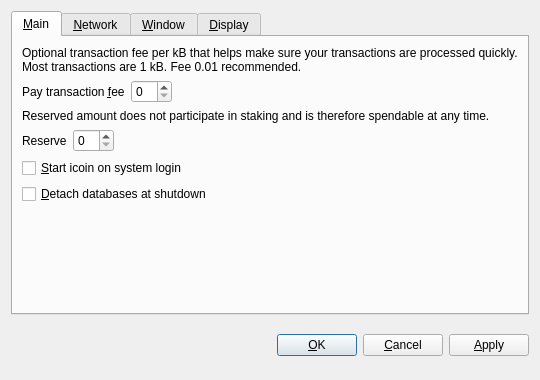
<?xml version="1.0" encoding="UTF-8"?>
<ui version="4.0">
 <class>OptionsDialog</class>
 <widget class="QDialog" name="OptionsDialog">
  <property name="geometry">
   <rect>
    <x>0</x>
    <y>0</y>
    <width>540</width>
    <height>380</height>
   </rect>
  </property>
  <property name="windowTitle">
   <string>Options</string>
  </property>
  <property name="modal">
   <bool>true</bool>
  </property>
  <layout class="QVBoxLayout" name="verticalLayout">
   <item>
    <widget class="QTabWidget" name="tabWidget">
     <property name="tabPosition">
      <enum>QTabWidget::North</enum>
     </property>
     <property name="currentIndex">
      <number>0</number>
     </property>
     <widget class="QWidget" name="tabMain">
      <attribute name="title">
       <string>&amp;Main</string>
      </attribute>
      <layout class="QVBoxLayout" name="verticalLayout_Main">
       <item>
        <widget class="QLabel" name="transactionFeeInfoLabel">
         <property name="text">
          <string>Optional transaction fee per kB that helps make sure your transactions are processed quickly. Most transactions are 1 kB. Fee 0.01 recommended.</string>
         </property>
         <property name="textFormat">
          <enum>Qt::PlainText</enum>
         </property>
         <property name="wordWrap">
          <bool>true</bool>
         </property>
        </widget>
       </item>
       <item>
        <layout class="QHBoxLayout" name="horizontalLayoutFee">
         <item>
          <widget class="QLabel" name="transactionFeeLabel">
           <property name="text">
            <string>Pay transaction &amp;fee</string>
           </property>
           <property name="textFormat">
            <enum>Qt::PlainText</enum>
           </property>
           <property name="buddy">
            <cstring>transactionFee</cstring>
           </property>
          </widget>
         </item>
         <item>
          <widget class="BitcoinAmountField" name="transactionFee"/>
         </item>
         <item>
          <spacer name="horizontalSpacerFee">
           <property name="orientation">
            <enum>Qt::Horizontal</enum>
           </property>
           <property name="sizeHint" stdset="0">
            <size>
             <width>40</width>
             <height>20</height>
            </size>
           </property>
          </spacer>
         </item>
        </layout>
       </item>
       <item>
        <widget class="QLabel" name="reserveBalanceInfoLabel">
         <property name="text">
          <string>Reserved amount does not participate in staking and is therefore spendable at any time.</string>
         </property>
         <property name="textFormat">
          <enum>Qt::PlainText</enum>
         </property>
         <property name="wordWrap">
          <bool>true</bool>
         </property>
        </widget>
       </item>
       <item>
        <layout class="QHBoxLayout" name="horizontalLayoutReserveBalance">
         <item>
          <widget class="QLabel" name="reserveBalanceLabel">
           <property name="text">
            <string>Reserve</string>
           </property>
           <property name="textFormat">
            <enum>Qt::PlainText</enum>
           </property>
           <property name="buddy">
            <cstring>reserveBalance</cstring>
           </property>
          </widget>
         </item>
         <item>
          <widget class="BitcoinAmountField" name="reserveBalance"/>
         </item>
         <item>
          <spacer name="horizontalSpacerReserveBalance">
           <property name="orientation">
            <enum>Qt::Horizontal</enum>
           </property>
           <property name="sizeHint" stdset="0">
            <size>
             <width>40</width>
             <height>20</height>
            </size>
           </property>
          </spacer>
         </item>
        </layout>
       </item>
       <item>
        <widget class="QCheckBox" name="bitcoinAtStartup">
         <property name="toolTip">
          <string>Automatically start icoin after logging in to the system.</string>
         </property>
         <property name="text">
          <string>&amp;Start icoin on system login</string>
         </property>
        </widget>
       </item>
       <item>
        <widget class="QCheckBox" name="detachDatabases">
         <property name="toolTip">
          <string>Detach block and address databases at shutdown. This means they can be moved to another data directory, but it slows down shutdown. The wallet is always detached.</string>
         </property>
         <property name="text">
          <string>&amp;Detach databases at shutdown</string>
         </property>
        </widget>
       </item>
       <item>
        <spacer name="verticalSpacer_Main">
         <property name="orientation">
          <enum>Qt::Vertical</enum>
         </property>
         <property name="sizeHint" stdset="0">
          <size>
           <width>20</width>
           <height>40</height>
          </size>
         </property>
        </spacer>
       </item>
      </layout>
     </widget>
     <widget class="QWidget" name="tabNetwork">
      <attribute name="title">
       <string>&amp;Network</string>
      </attribute>
      <layout class="QVBoxLayout" name="verticalLayout_Network">
       <item>
        <widget class="QCheckBox" name="mapPortUpnp">
         <property name="toolTip">
          <string>Automatically open the icoin client port on the router. This only works when your router supports UPnP and it is enabled.</string>
         </property>
         <property name="text">
          <string>Map port using &amp;UPnP</string>
         </property>
        </widget>
       </item>
       <item>
        <widget class="QCheckBox" name="connectSocks">
         <property name="toolTip">
          <string>Connect to the icoin network through a SOCKS proxy (e.g. when connecting through Tor).</string>
         </property>
         <property name="text">
          <string>&amp;Connect through SOCKS proxy:</string>
         </property>
        </widget>
       </item>
       <item>
        <layout class="QHBoxLayout" name="horizontalLayout_Network">
         <item>
          <widget class="QLabel" name="proxyIpLabel">
           <property name="text">
            <string>Proxy &amp;IP:</string>
           </property>
           <property name="textFormat">
            <enum>Qt::PlainText</enum>
           </property>
           <property name="buddy">
            <cstring>proxyIp</cstring>
           </property>
          </widget>
         </item>
         <item>
          <widget class="QValidatedLineEdit" name="proxyIp">
           <property name="maximumSize">
            <size>
             <width>140</width>
             <height>16777215</height>
            </size>
           </property>
           <property name="toolTip">
            <string>IP address of the proxy (e.g. 127.0.0.1)</string>
           </property>
          </widget>
         </item>
         <item>
          <widget class="QLabel" name="proxyPortLabel">
           <property name="text">
            <string>&amp;Port:</string>
           </property>
           <property name="textFormat">
            <enum>Qt::PlainText</enum>
           </property>
           <property name="buddy">
            <cstring>proxyPort</cstring>
           </property>
          </widget>
         </item>
         <item>
          <widget class="QLineEdit" name="proxyPort">
           <property name="maximumSize">
            <size>
             <width>55</width>
             <height>16777215</height>
            </size>
           </property>
           <property name="toolTip">
            <string>Port of the proxy (e.g. 9050)</string>
           </property>
          </widget>
         </item>
         <item>
          <widget class="QLabel" name="socksVersionLabel">
           <property name="text">
            <string>SOCKS &amp;Version:</string>
           </property>
           <property name="textFormat">
            <enum>Qt::PlainText</enum>
           </property>
           <property name="buddy">
            <cstring>socksVersion</cstring>
           </property>
          </widget>
         </item>
         <item>
          <widget class="QValueComboBox" name="socksVersion">
           <property name="toolTip">
            <string>SOCKS version of the proxy (e.g. 5)</string>
           </property>
          </widget>
         </item>
         <item>
          <spacer name="horizontalSpacer_Network">
           <property name="orientation">
            <enum>Qt::Horizontal</enum>
           </property>
           <property name="sizeHint" stdset="0">
            <size>
             <width>40</width>
             <height>20</height>
            </size>
           </property>
          </spacer>
         </item>
        </layout>
       </item>
       <item>
        <spacer name="verticalSpacer_Network">
         <property name="orientation">
          <enum>Qt::Vertical</enum>
         </property>
         <property name="sizeHint" stdset="0">
          <size>
           <width>20</width>
           <height>40</height>
          </size>
         </property>
        </spacer>
       </item>
      </layout>
     </widget>
     <widget class="QWidget" name="tabWindow">
      <attribute name="title">
       <string>&amp;Window</string>
      </attribute>
      <layout class="QVBoxLayout" name="verticalLayout_Window">
       <item>
        <widget class="QCheckBox" name="minimizeToTray">
         <property name="toolTip">
          <string>Show only a tray icon after minimizing the window.</string>
         </property>
         <property name="text">
          <string>&amp;Minimize to the tray instead of the taskbar</string>
         </property>
        </widget>
       </item>
       <item>
        <widget class="QCheckBox" name="minimizeOnClose">
         <property name="toolTip">
          <string>Minimize instead of exit the application when the window is closed. When this option is enabled, the application will be closed only after selecting Quit in the menu.</string>
         </property>
         <property name="text">
          <string>M&amp;inimize on close</string>
         </property>
        </widget>
       </item>
       <item>
        <spacer name="verticalSpacer_Window">
         <property name="orientation">
          <enum>Qt::Vertical</enum>
         </property>
         <property name="sizeHint" stdset="0">
          <size>
           <width>20</width>
           <height>40</height>
          </size>
         </property>
        </spacer>
       </item>
      </layout>
     </widget>
     <widget class="QWidget" name="tabDisplay">
      <attribute name="title">
       <string>&amp;Display</string>
      </attribute>
      <layout class="QVBoxLayout" name="verticalLayout_Display">
       <item>
        <layout class="QHBoxLayout" name="horizontalLayout_1_Display">
         <item>
          <widget class="QLabel" name="langLabel">
           <property name="text">
            <string>User Interface &amp;language:</string>
           </property>
           <property name="textFormat">
            <enum>Qt::PlainText</enum>
           </property>
           <property name="buddy">
            <cstring>lang</cstring>
           </property>
          </widget>
         </item>
         <item>
          <widget class="QValueComboBox" name="lang">
           <property name="toolTip">
            <string>The user interface language can be set here. This setting will take effect after restarting icoin.</string>
           </property>
          </widget>
         </item>
        </layout>
       </item>
       <item>
        <layout class="QHBoxLayout" name="horizontalLayout_2_Display">
         <item>
          <widget class="QLabel" name="unitLabel">
           <property name="text">
            <string>&amp;Unit to show amounts in:</string>
           </property>
           <property name="textFormat">
            <enum>Qt::PlainText</enum>
           </property>
           <property name="buddy">
            <cstring>unit</cstring>
           </property>
          </widget>
         </item>
         <item>
          <widget class="QValueComboBox" name="unit">
           <property name="toolTip">
            <string>Choose the default subdivision unit to show in the interface and when sending coins.</string>
           </property>
          </widget>
         </item>
        </layout>
       </item>
       <item>
        <widget class="QCheckBox" name="displayAddresses">
         <property name="toolTip">
          <string>Whether to show icoin addresses in the transaction list or not.</string>
         </property>
         <property name="text">
          <string>&amp;Display addresses in transaction list</string>
         </property>
        </widget>
       </item>
       <item>
        <widget class="QCheckBox" name="coinControlFeatures">
         <property name="toolTip">
          <string>Whether to show coin control features or not.</string>
         </property>
         <property name="text">
          <string>Display coin &amp;control features (experts only!)</string>
         </property>
        </widget>
       </item>
       <item>
        <spacer name="verticalSpacer_Display">
         <property name="orientation">
          <enum>Qt::Vertical</enum>
         </property>
         <property name="sizeHint" stdset="0">
          <size>
           <width>20</width>
           <height>40</height>
          </size>
         </property>
        </spacer>
       </item>
      </layout>
     </widget>
    </widget>
   </item>
   <item>
    <layout class="QHBoxLayout" name="horizontalLayout_Buttons">
     <item>
      <spacer name="horizontalSpacer_1">
       <property name="orientation">
        <enum>Qt::Horizontal</enum>
       </property>
       <property name="sizeHint" stdset="0">
        <size>
         <width>40</width>
         <height>48</height>
        </size>
       </property>
      </spacer>
     </item>
     <item>
      <widget class="QLabel" name="statusLabel">
       <property name="font">
        <font>
         <weight>75</weight>
         <bold>true</bold>
        </font>
       </property>
       <property name="text">
        <string/>
       </property>
       <property name="textFormat">
        <enum>Qt::PlainText</enum>
       </property>
       <property name="wordWrap">
        <bool>true</bool>
       </property>
      </widget>
     </item>
     <item>
      <spacer name="horizontalSpacer_2">
       <property name="orientation">
        <enum>Qt::Horizontal</enum>
       </property>
       <property name="sizeHint" stdset="0">
        <size>
         <width>40</width>
         <height>48</height>
        </size>
       </property>
      </spacer>
     </item>
     <item>
      <widget class="QPushButton" name="okButton">
       <property name="text">
        <string>&amp;OK</string>
       </property>
      </widget>
     </item>
     <item>
      <widget class="QPushButton" name="cancelButton">
       <property name="text">
        <string>&amp;Cancel</string>
       </property>
       <property name="autoDefault">
        <bool>false</bool>
       </property>
      </widget>
     </item>
     <item>
      <widget class="QPushButton" name="applyButton">
       <property name="text">
        <string>&amp;Apply</string>
       </property>
       <property name="autoDefault">
        <bool>false</bool>
       </property>
      </widget>
     </item>
    </layout>
   </item>
  </layout>
 </widget>
 <customwidgets>
  <customwidget>
   <class>BitcoinAmountField</class>
   <extends>QSpinBox</extends>
   <header>bitcoinamountfield.h</header>
  </customwidget>
  <customwidget>
   <class>QValueComboBox</class>
   <extends>QComboBox</extends>
   <header>qvaluecombobox.h</header>
  </customwidget>
  <customwidget>
   <class>QValidatedLineEdit</class>
   <extends>QLineEdit</extends>
   <header>qvalidatedlineedit.h</header>
  </customwidget>
 </customwidgets>
 <resources/>
 <connections/>
</ui>
